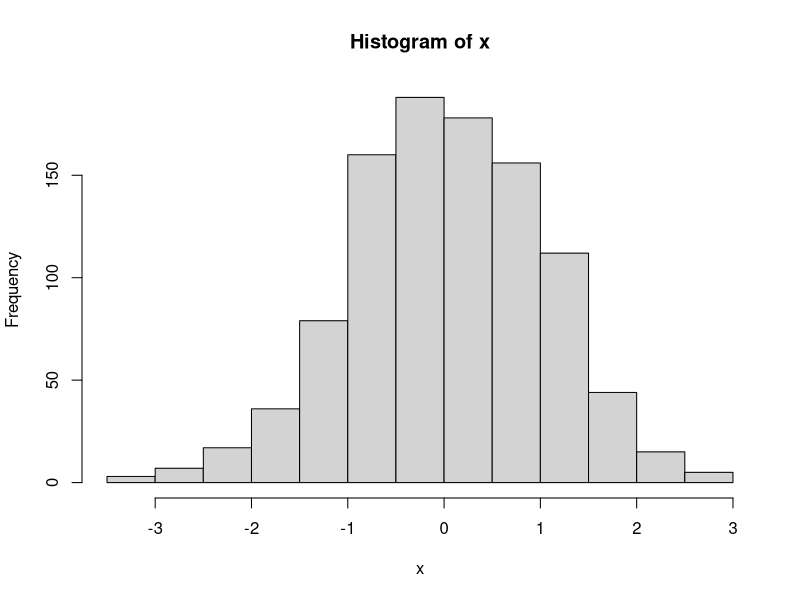

Source code (R):
## ---- chunk 1
x <- rnorm(1000)
## ---- chunk 2
hist(x)
